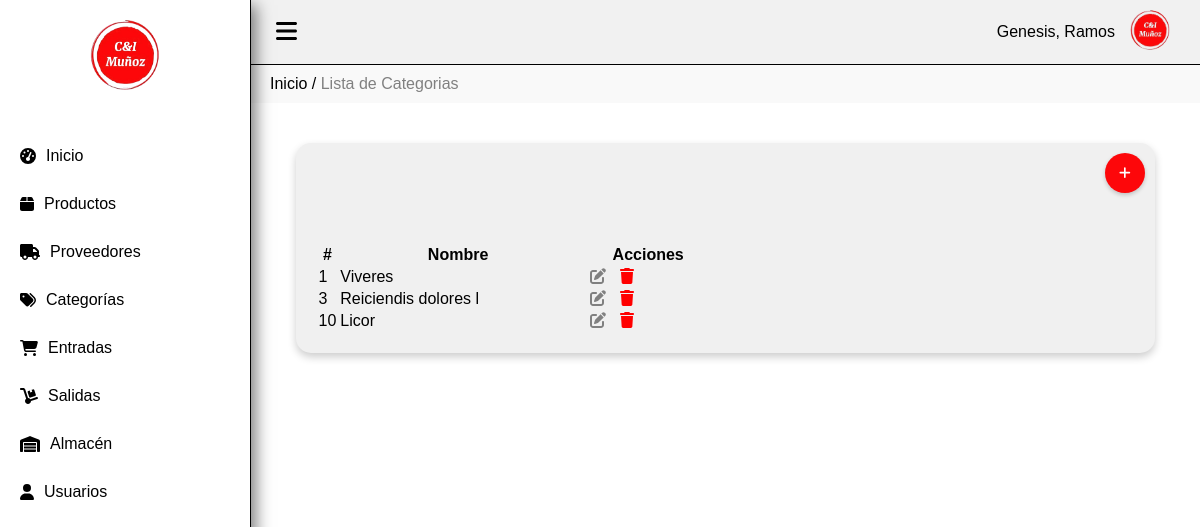
Screenshot of /categorias (signed in) with the database file from the repository.
### tables this page shows
CREATE TABLE `categorias` (
  `id` int(20) NOT NULL,
  `nombre` varchar(200) NOT NULL,
  `estado` varchar(100) NOT NULL
);

### Controller/categorias.controller.php (called while the page is built, shortened)
<?php
require_once 'model/categorias.php';
class CategoriasController{
    public function __CONSTRUCT(){
        $this->model = new categorias();
    }
    public function Index(){
        require_once 'view/header.php';
        require_once 'view/categorias/categorias.php';
        require_once 'view/footer.php';
    }
}

### index.php (called while the page is built, shortened)
<?php
require_once 'model/database.php';
$controladorPorDefecto = 'dashboard';
$url = isset($_GET['url']) ? $_GET['url'] : $controladorPorDefecto;
$url = rtrim($url, '/');
$url = explode('/', $url);
$accion = isset($url[1]) ? $url[1] : 'Index';
$rif = isset($url[2]) ? $url[2] : null;
$instanciaControlador = new $nombreClaseControlador;
call_user_func(array($instanciaControlador, $accion), $rif);
?>

### Model/database.php (called while the page is built)
<?php
class Database
{
    public static function Conectar()
    {
        $pdo = new PDO('mysql:host=localhost;dbname=mvc_php;charset=utf8', 'root', '');
        $pdo->setAttribute(PDO::ATTR_ERRMODE, PDO::ERRMODE_EXCEPTION);
        return $pdo;
    }
}

### Model/categorias.php (called while the page is built, shortened)
<?php
class categorias
{
	private $pdo;
	public function __CONSTRUCT()
	{
		try
		{
			$this->pdo = Database::Conectar();
		}
		catch(Exception $e)
		{
			die($e->getMessage());
		}
	}
	public function Listar()
	{
		try
		{
			$stm = $this->pdo->prepare("SELECT * FROM categorias");
			$stm->execute();
			return $stm->fetchAll(PDO::FETCH_OBJ);
		}
		catch(Exception $e)
		{
			die($e->getMessage());
		}
	}
}

### View/categorias/categorias.php (the view, shortened to what this page needs)
<div class="miga-de-pan">
    <a href="http://localhost/Sistemainventario/dashboard">Inicio</a> / <span>Lista de Categorias</span>
</div>
<div class="contenido">
    <div class="contenedor-3d">
        <a type="submit" href="categorias/Nuevo" class="btn" style="margin-bottom: 30px;"><button class="boton-crear"><i class="fas fa-plus"></i></button></a>
        <div class="division">
            <table id="tabla" class="display">
                <thead>
                    <tr>
                        <th style="width:5%;">#</th>
                        <th style="width:60%;">Nombre</th>
                        <th>Acciones</th>
                    </tr>
                </thead>
                <tbody>
                    <?php foreach ($this->model->Listar() as $r): ?>
                        <tr>
                            <td><?php echo $r->id; ?></td>
                            <td><?php echo $r->nombre; ?></td>
                            <td>
                                <a style="color: grey; margin-left:10px;" href="categorias/Crud/<?php echo $r->id; ?>"><i class="fa fa-edit"></i></a>
                                <a style="color: red; margin-left:10px;" onclick="javascript:return confirm('¿Eliminar esta categoria?');" href="categorias/Eliminar/<?php echo $r->id; ?>"><i class="fa fa-trash"></i></a>
                            </td>
                        </tr>
                    <?php endforeach; ?>
                </tbody>
            </table>
        </div>
    </div>

### assets/css/estilos.css (style rules this page uses)
body { display: flex; margin: 0; font-family: Arial, sans-serif; background-color: white; }
.miga-de-pan { padding: 10px 20px; background-color: #f9f9f9; }
.miga-de-pan a { color: black; text-decoration: none; }
.miga-de-pan span { color: grey; }
.contenido { padding: 20px; }
.contenedor-3d { width: 90%; margin: 20px auto; padding: 20px; background-color: #f0f0f0; border-radius: 15px; box-shadow: 0 4px 8px rgba(0, 0, 0, 0.2); position: relative; }
.boton-crear { position: absolute; top: 10px; right: 10px; width: 40px; height: 40px; background-color: #fd070a; color: white; border: none; border-radius: 50%; display: flex; align-items: center; justify-content: center; cursor: pointer; box-shadow: 0 2px 4px rgba(0, 0, 0, 0.2); }
.division { margin-top: 60px; padding-top: 20px; }

### rows the page displays
categorias: id "1", nombre "Viveres"
categorias: id "3", nombre "Reiciendis dolores l"
categorias: id "10", nombre "Licor"

### other values shown
$_SESSION['user_nombre'] "Genesis, Ramos"
